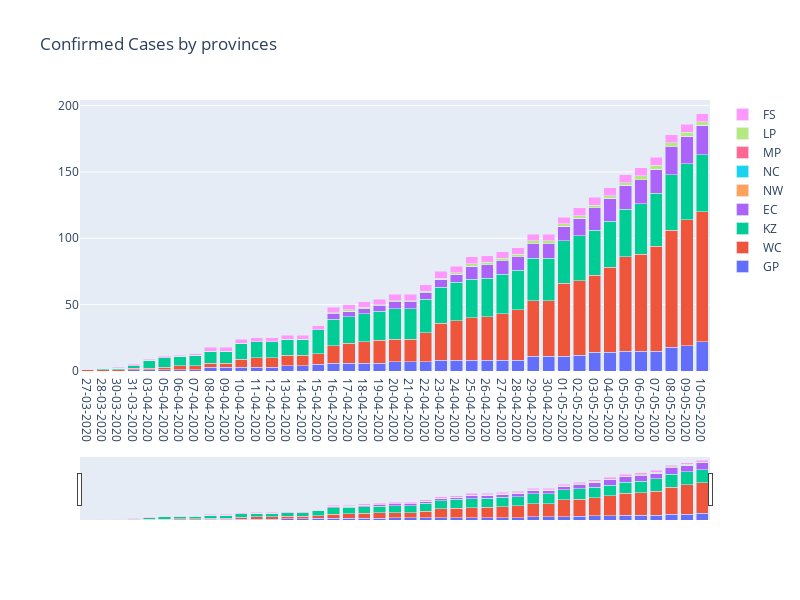

Here is the notebook cell this chart was saved with:
### Code cell
fig = go.Figure(data=[
    go.Bar( name='GP',x=df_death.date, y=df_death.GP),
    go.Bar( name='WC',x=df_death.date, y=df_death.WC),
    go.Bar( name='KZ',x=df_death.date, y=df_death.KZN),
    go.Bar( name='EC',x=df_death.date, y=df_death.EC),
    go.Bar( name='NW',x=df_death.date, y=df_death.NW),
    go.Bar( name='NC',x=df_death.date, y=df_death.NC),
    go.Bar( name='MP',x=df_death.date, y=df_death.MP),
    go.Bar( name='LP',x=df_death.date, y=df_death.LP),
    go.Bar( name='FS',x=df_death.date, y=df_death.FS),
])
# Change the bar mode
fig.update_layout(barmode='stack',xaxis=dict(
    rangeslider=dict(
        visible = True)))
fig.update_layout(height=600, width=800, title_text="Confirmed  by provinces")
                            
fig.show()
